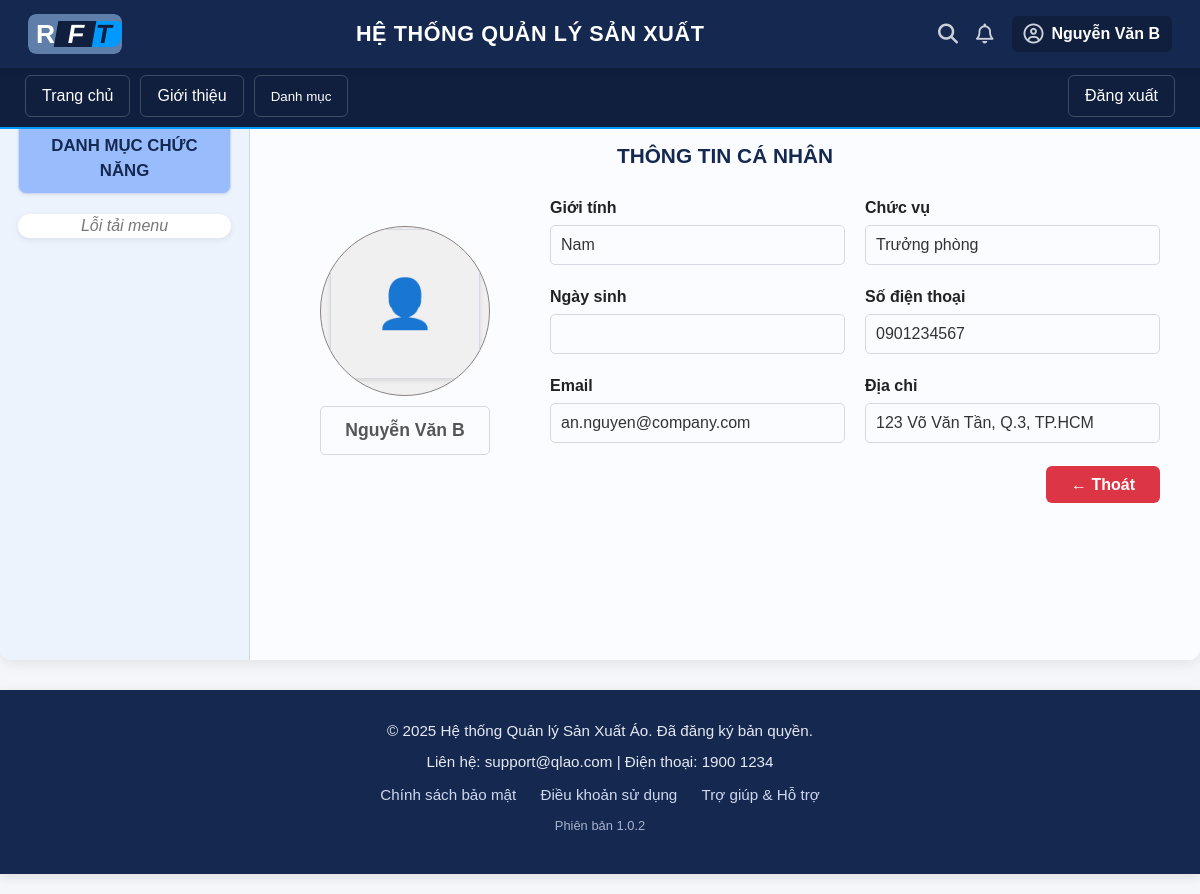
The page /index.php?page=thong-tin-ca-nhan (signed in) on the database as committed earlier.
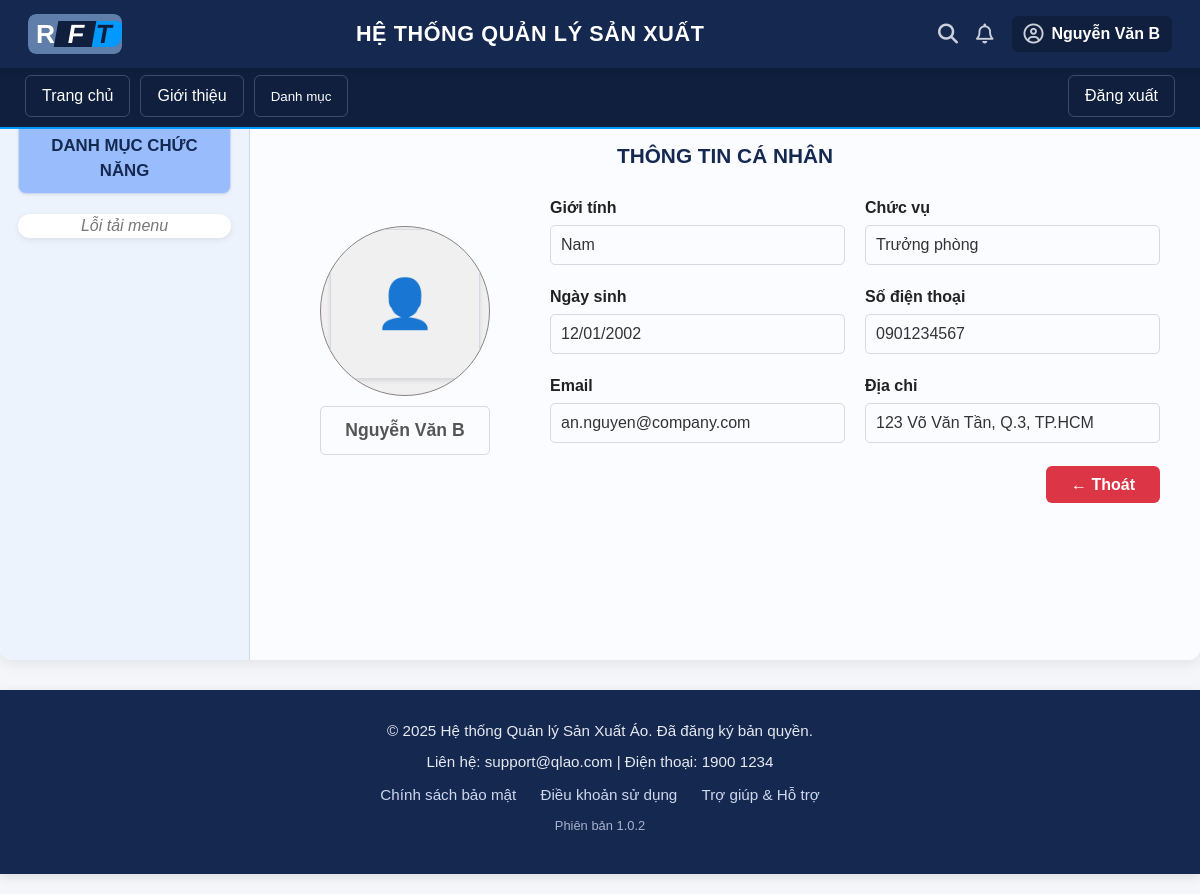
The same page on the database as committed later.
### tables this page shows
CREATE TABLE `nguoidung` (
  `maND` int(11) NOT NULL,
  `hoTen` varchar(100) NOT NULL,
  `gioiTinh` varchar(20) NOT NULL,
  `ngaySinh` date DEFAULT NULL,
  `chucVu` varchar(50) DEFAULT NULL,
  `phongBan` varchar(100) NOT NULL,
  `soDienThoai` varchar(15) DEFAULT NULL,
  `email` varchar(50) DEFAULT NULL,
  `diaChi` varchar(100) DEFAULT NULL,
  `maTK` int(11) NOT NULL,
  `trangThai` tinyint(1) DEFAULT 1,
  `hinhAnh` varchar(255) NOT NULL
);

### app/controllers/ProfileController.php (called while the page is built, shortened)
<?php
require_once 'app/models/UserModel.php';
class ProfileController {
    public function index() {
        $db = (new KetNoi())->connect();
        $userModel = new UserModel($db);
        $maTK = $_SESSION['user']['maTK'];
        $user = $userModel->getUserById($maTK);
        include 'app/views/thongTinCaNhan.php';
    }
}
?>

### app/models/UserModel.php (called while the page is built, shortened)
<?php
class UserModel {
    private $conn;
    public function __construct($db) {
        $this->conn = $db;
    }
    public function getUserById($maTK) {
        $sql = "SELECT maTK, hoTen, gioiTinh, ngaySinh, chucVu, soDienThoai, email, diaChi, hinhAnh
                FROM nguoidung
                WHERE maTK = ?";
        if ($stmt = $this->conn->prepare($sql)) {
            $stmt->bind_param("i", $maTK);
            $stmt->execute();
            $result = $stmt->get_result();
            $user = $result->fetch_assoc();
            return $user ?: null;
        } else {
            error_log("Lỗi truy vấn: " . $this->conn->error);
            return null;
        }
    }
}
?>

### app/views/thongTinCaNhan.php (the view)
<?php
require_once 'app/views/layouts/header.php';
require_once 'app/views/layouts/nav.php';
?>
<div class="main-layout-wrapper_1">
    <?php require_once 'app/views/layouts/sidebar.php'; ?>
    <main class="main-content">
        <h2 class="main-title">THÔNG TIN CÁ NHÂN</h2>
        <div class="profile-layout">
            <div class="profile-left">
                <div class="avatar-box">
                    <?php if (!empty($user['hinhAnh'])): ?>
                        <img src="uploads/avatar/<?php echo htmlspecialchars($user['hinhAnh']); ?>" class="avatar-img"
                            alt="Avatar">
                    <?php else: ?>
                        <div class="avatar-placeholder">👤</div>
                    <?php endif; ?>
                </div>
                <div class="name-box" style="margin-top: 10px;">
                    <?php echo htmlspecialchars($user['hoTen'] ?? 'Không rõ'); ?>
                </div>
            </div>
            <div class="profile-right">
                <div class="form-grid">
                    <div class="form-group">
                        <label>Giới tính</label>
                        <div class="input-box"><?php echo htmlspecialchars($user['gioiTinh'] ?? ''); ?></div>
                    </div>
                    <div class="form-group">
                        <label>Chức vụ</label>
                        <div class="input-box"><?php echo htmlspecialchars($user['chucVu'] ?? ''); ?></div>
                    </div>
                    <div class="form-group">
                        <label>Ngày sinh</label>
                        <div class="input-box"><?php
                            if (!empty($user['ngaySinh'])) {
                                echo date('d/m/Y', strtotime($user['ngaySinh']));
                            } else {
                                echo '';
                            }
                            ?></div>
                    </div>
                    <div class="form-group">
                        <label>Số điện thoại</label>
                        <div class="input-box"><?php echo htmlspecialchars($user['soDienThoai'] ?? ''); ?></div>
                    </div>
                    <div class="form-group">
                        <label>Email</label>
                        <div class="input-box"><?php echo htmlspecialchars($user['email'] ?? ''); ?></div>
                    </div>
                    <div class="form-group ">
                        <label>Địa chỉ</label>
                        <div class="input-box"><?php echo htmlspecialchars($user['diaChi'] ?? ''); ?></div>
                    </div>
                </div>
                <div class="profile-footer">
                    <a href="index.php" class="btn-reject">← Thoát</a>
                </div>
            </div>
        </div>
    </main>
</div>
<?php require_once 'app/views/layouts/footer.php'; ?>

### index.php (shortened to what this page needs)
<?php
$page = isset($_GET['page']) ? $_GET['page'] : 'home';
switch ($page) {
    case 'thong-tin-ca-nhan':
        require_once 'app/controllers/ProfileController.php';
        $controller = new ProfileController();
        $controller->index();
        break;
}

### app/views/layouts/header.php (shortened to what this page needs)
<!DOCTYPE html>
<html lang="vi">
<head>
    <link rel="stylesheet" href="https://cdnjs.cloudflare.com/ajax/libs/font-awesome/6.5.0/css/all.min.css">
    <link rel="stylesheet" href="public/css/style.css">
</head>
<body>
    <header class="header">
        <div class="logo" id="logo-interlock">
            <span>R</span><span class="middle-letter">F</span><span>T</span>
        </div>
        <h1>HỆ THỐNG QUẢN LÝ SẢN XUẤT</h1>
        <div class="user-controls">
            <i class="fa-solid fa-magnifying-glass"></i>
            <i class="fa-regular fa-bell"></i>
            <a href="<?php echo isset($_SESSION['user']) ? 'index.php?page=thong-tin-ca-nhan' : 'index.php?page=login'; ?>"
                class="user-link">
                <i class="fa-regular fa-circle-user"></i>
                <?php
                if (isset($_SESSION['user'])) {
                    $tenHienThi = htmlspecialchars($_SESSION['user']['hoTen'] ?? 'Người dùng');
                    echo '<span class="welcome-text"><b>' . $tenHienThi . '</b></span>';
                } else {
                    echo '<span class="welcome-text"><b>Tài Khoản</b></span>';
                }
                ?>
            </a>
        </div>
    </header>

### app/views/layouts/nav.php (shortened to what this page needs)
<nav class="navigation">
    <div class="nav-links">
        <a href="?page=home" class="nav-button">Trang chủ</a>
        <a href="index.php?page=gioithieu" class="nav-button">Giới thiệu</a>
        <?php if(isset($_SESSION['user'])): ?>
            <button class="nav-button" id="menuDanhMuc">Danh mục</button>
        <?php else: ?>
            <button class="nav-button" onclick="alert('Vui lòng đăng nhập để sử dụng danh mục chức năng!')">Danh mục</button>
        <?php endif; ?>
    </div>
    <div class="auth-section">
        <?php
        if (isset($_SESSION['user'])) {
            echo '<a href="index.php?page=logout" class="nav-button">Đăng xuất</a>';
        } else {
            echo '<a href="index.php?page=login" class="nav-button">Đăng nhập</a>';
        }
        ?>
    </div>
</nav>

### app/views/layouts/sidebar.php
<nav class="sidebar-nav">
    <h3>DANH MỤC CHỨC NĂNG</h3>
    <ul id="sidebarList">
    </ul>
</nav>

### app/views/layouts/footer.php (shortened to what this page needs)
<footer class="footer">
    <p>© 2025 Hệ thống Quản lý Sản Xuất Áo. Đã đăng ký bản quyền.</p>
    <p>Liên hệ: support@qlao.com | Điện thoại: 1900 1234</p>
    <div class="footer-links">
        <a href="#">Chính sách bảo mật</a>
        <a href="#">Điều khoản sử dụng</a>
        <a href="#">Trợ giúp & Hỗ trợ</a>
    </div>
    <p class="version">Phiên bản 1.0.2</p>
</footer>
</body>
</html>

Rows that differ between the two databases and show on the page:
changed nguoidung "Nguyễn Văn B": ngaySinh (not shown) → "12/01/2002"
